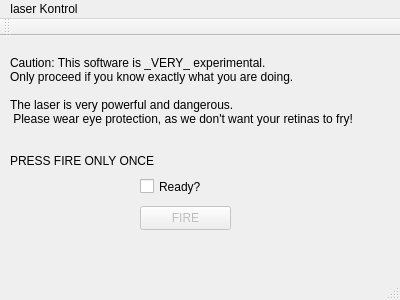
<?xml version="1.0" encoding="UTF-8"?>
<ui version="4.0">
 <class>MainWindow</class>
 <widget class="QMainWindow" name="MainWindow">
  <property name="enabled">
   <bool>true</bool>
  </property>
  <property name="geometry">
   <rect>
    <x>0</x>
    <y>0</y>
    <width>400</width>
    <height>300</height>
   </rect>
  </property>
  <property name="windowTitle">
   <string>laser Kontrol - Jeff Crowell</string>
  </property>
  <property name="styleSheet">
   <string notr="true"/>
  </property>
  <property name="iconSize">
   <size>
    <width>50</width>
    <height>50</height>
   </size>
  </property>
  <widget class="QWidget" name="centralWidget">
   <widget class="QPushButton" name="pushButton">
    <property name="enabled">
     <bool>false</bool>
    </property>
    <property name="geometry">
     <rect>
      <x>140</x>
      <y>170</y>
      <width>91</width>
      <height>24</height>
     </rect>
    </property>
    <property name="text">
     <string>FIRE</string>
    </property>
   </widget>
   <widget class="QLabel" name="label">
    <property name="geometry">
     <rect>
      <x>10</x>
      <y>10</y>
      <width>381</width>
      <height>131</height>
     </rect>
    </property>
    <property name="text">
     <string>Caution: This software is _VERY_ experimental. 
Only proceed if you know exactly what you are doing.
  
The laser is very powerful and dangerous. 
 Please wear eye protection, as we don't want your retinas to fry! 


PRESS FIRE ONLY ONCE</string>
    </property>
   </widget>
   <widget class="QCheckBox" name="checkBox">
    <property name="enabled">
     <bool>true</bool>
    </property>
    <property name="geometry">
     <rect>
      <x>140</x>
      <y>140</y>
      <width>95</width>
      <height>21</height>
     </rect>
    </property>
    <property name="text">
     <string>Ready?</string>
    </property>
   </widget>
  </widget>
  <widget class="QMenuBar" name="menuBar">
   <property name="geometry">
    <rect>
     <x>0</x>
     <y>0</y>
     <width>400</width>
     <height>21</height>
    </rect>
   </property>
   <widget class="QMenu" name="menuLaser_Kontrol">
    <property name="title">
     <string>laser Kontrol</string>
    </property>
    <addaction name="actionLaser_Kontrol_a_QT_GUI_for_drawbot"/>
   </widget>
   <addaction name="menuLaser_Kontrol"/>
  </widget>
  <widget class="QToolBar" name="mainToolBar">
   <attribute name="toolBarArea">
    <enum>TopToolBarArea</enum>
   </attribute>
   <attribute name="toolBarBreak">
    <bool>false</bool>
   </attribute>
  </widget>
  <widget class="QStatusBar" name="statusBar"/>
  <action name="actionLaser_Kontrol_a_QT_GUI_for_drawbot">
   <property name="text">
    <string>Laser Kontrol, a QT GUI for drawbot.</string>
   </property>
  </action>
 </widget>
 <layoutdefault spacing="6" margin="11"/>
 <resources/>
 <connections/>
</ui>
